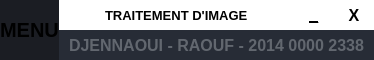
        <widget class="QFrame" name="frame_top">
         <property name="maximumSize">
          <size>
           <width>16777215</width>
           <height>60</height>
          </size>
         </property>
         <property name="styleSheet">
          <string notr="true">background-color: transparent;</string>
         </property>
         <property name="frameShape">
          <enum>QFrame::NoFrame</enum>
         </property>
         <property name="frameShadow">
          <enum>QFrame::Raised</enum>
         </property>
         <layout class="QHBoxLayout" name="horizontalLayout_3">
          <property name="spacing">
           <number>0</number>
          </property>
          <property name="leftMargin">
           <number>0</number>
          </property>
          <property name="topMargin">
           <number>0</number>
          </property>
          <property name="rightMargin">
           <number>0</number>
          </property>
          <property name="bottomMargin">
           <number>0</number>
          </property>
          <item>
           <widget class="QFrame" name="frame_toggle">
            <property name="maximumSize">
             <size>
              <width>70</width>
              <height>16777215</height>
             </size>
            </property>
            <property name="styleSheet">
             <string notr="true">background-color: rgb(27, 29, 35);</string>
            </property>
            <property name="frameShape">
             <enum>QFrame::NoFrame</enum>
            </property>
            <property name="frameShadow">
             <enum>QFrame::Raised</enum>
            </property>
            <layout class="QVBoxLayout" name="verticalLayout_3">
             <property name="spacing">
              <number>0</number>
             </property>
             <property name="leftMargin">
              <number>0</number>
             </property>
             <property name="topMargin">
              <number>0</number>
             </property>
             <property name="rightMargin">
              <number>0</number>
             </property>
             <property name="bottomMargin">
              <number>0</number>
             </property>
             <item>
              <widget class="QLabel" name="label">
               <property name="font">
                <font>
                 <pointsize>15</pointsize>
                 <weight>75</weight>
                 <bold>true</bold>
                </font>
               </property>
               <property name="text">
                <string>MENU</string>
               </property>
               <property name="alignment">
                <set>Qt::AlignCenter</set>
               </property>
              </widget>
             </item>
            </layout>
           </widget>
          </item>
          <item>
           <widget class="QFrame" name="frame_top_right">
            <property name="styleSheet">
             <string notr="true">background: transparent;</string>
            </property>
            <property name="frameShape">
             <enum>QFrame::NoFrame</enum>
            </property>
            <property name="frameShadow">
             <enum>QFrame::Raised</enum>
            </property>
            <layout class="QVBoxLayout" name="verticalLayout_2">
             <property name="spacing">
              <number>0</number>
             </property>
             <property name="leftMargin">
              <number>0</number>
             </property>
             <property name="topMargin">
              <number>0</number>
             </property>
             <property name="rightMargin">
              <number>0</number>
             </property>
             <property name="bottomMargin">
              <number>0</number>
             </property>
             <item>
              <widget class="QFrame" name="frame_top_btns">
               <property name="maximumSize">
                <size>
                 <width>16777215</width>
                 <height>30</height>
                </size>
               </property>
               <property name="styleSheet">
                <string notr="true">background-color: white;</string>
               </property>
               <property name="frameShape">
                <enum>QFrame::NoFrame</enum>
               </property>
               <property name="frameShadow">
                <enum>QFrame::Raised</enum>
               </property>
               <layout class="QHBoxLayout" name="horizontalLayout_4">
                <property name="spacing">
                 <number>0</number>
                </property>
                <property name="leftMargin">
                 <number>0</number>
                </property>
                <property name="topMargin">
                 <number>0</number>
                </property>
                <property name="rightMargin">
                 <number>0</number>
                </property>
                <property name="bottomMargin">
                 <number>0</number>
                </property>
                <item>
                 <widget class="QFrame" name="frame_label_top_btns">
                  <property name="frameShape">
                   <enum>QFrame::NoFrame</enum>
                  </property>
                  <property name="frameShadow">
                   <enum>QFrame::Raised</enum>
                  </property>
                  <layout class="QHBoxLayout" name="horizontalLayout_10">
                   <property name="spacing">
                    <number>0</number>
                   </property>
                   <property name="leftMargin">
                    <number>8</number>
                   </property>
                   <property name="topMargin">
                    <number>0</number>
                   </property>
                   <property name="rightMargin">
                    <number>10</number>
                   </property>
                   <property name="bottomMargin">
                    <number>0</number>
                   </property>
                   <item>
                    <widget class="QFrame" name="frame_icon_top_bar">
                     <property name="minimumSize">
                      <size>
                       <width>30</width>
                       <height>30</height>
                      </size>
                     </property>
                     <property name="maximumSize">
                      <size>
                       <width>30</width>
                       <height>30</height>
                      </size>
                     </property>
                     <property name="styleSheet">
                      <string notr="true">background: transparent;
image: url(:/root/icons/python.png);
background-position: center;
background-repeat: no-repeat;</string>
                     </property>
                     <property name="frameShape">
                      <enum>QFrame::StyledPanel</enum>
                     </property>
                     <property name="frameShadow">
                      <enum>QFrame::Raised</enum>
                     </property>
                    </widget>
                   </item>
                   <item>
                    <widget class="QLabel" name="label_title_bar_top">
                     <property name="font">
                      <font>
                       <family>Segoe UI</family>
                       <pointsize>10</pointsize>
                       <weight>75</weight>
                       <bold>true</bold>
                      </font>
                     </property>
                     <property name="styleSheet">
                      <string notr="true">background: transparent;
margin-left: 5px;
color : black;</string>
                     </property>
                     <property name="text">
                      <string>TRAITEMENT D'IMAGE</string>
                     </property>
                    </widget>
                   </item>
                  </layout>
                 </widget>
                </item>
                <item>
                 <widget class="QFrame" name="frame_btns_right">
                  <property name="maximumSize">
                   <size>
                    <width>80</width>
                    <height>16777215</height>
                   </size>
                  </property>
                  <property name="frameShape">
                   <enum>QFrame::NoFrame</enum>
                  </property>
                  <property name="frameShadow">
                   <enum>QFrame::Raised</enum>
                  </property>
                  <layout class="QHBoxLayout" name="horizontalLayout_5">
                   <property name="spacing">
                    <number>0</number>
                   </property>
                   <property name="leftMargin">
                    <number>0</number>
                   </property>
                   <property name="topMargin">
                    <number>0</number>
                   </property>
                   <property name="rightMargin">
                    <number>0</number>
                   </property>
                   <property name="bottomMargin">
                    <number>0</number>
                   </property>
                   <item>
                    <widget class="QPushButton" name="btn_minimize">
                     <property name="sizePolicy">
                      <sizepolicy hsizetype="Minimum" vsizetype="Expanding">
                       <horstretch>0</horstretch>
                       <verstretch>0</verstretch>
                      </sizepolicy>
                     </property>
                     <property name="maximumSize">
                      <size>
                       <width>40</width>
                       <height>16777215</height>
                      </size>
                     </property>
                     <property name="font">
                      <font>
                       <pointsize>12</pointsize>
                       <weight>75</weight>
                       <bold>true</bold>
                       <underline>true</underline>
                      </font>
                     </property>
                     <property name="toolTip">
                      <string/>
                     </property>
                     <property name="styleSheet">
                      <string notr="true">QPushButton {	
	border: none;
color:black;
	background-color: transparent;
}
QPushButton:hover {
	background-color: green
}
QPushButton:pressed {	
	background-color: green
}</string>
                     </property>
                     <property name="text">
                      <string>_</string>
                     </property>
                    </widget>
                   </item>
                   <item>
                    <widget class="QPushButton" name="btn_close">
                     <property name="sizePolicy">
                      <sizepolicy hsizetype="Minimum" vsizetype="Expanding">
                       <horstretch>0</horstretch>
                       <verstretch>0</verstretch>
                      </sizepolicy>
                     </property>
                     <property name="maximumSize">
                      <size>
                       <width>40</width>
                       <height>16777215</height>
                      </size>
                     </property>
                     <property name="font">
                      <font>
                       <pointsize>12</pointsize>
                       <weight>75</weight>
                       <bold>true</bold>
                      </font>
                     </property>
                     <property name="toolTip">
                      <string/>
                     </property>
                     <property name="styleSheet">
                      <string notr="true">QPushButton {	
	border: none;
	background-color: transparent;
	color :black
}
QPushButton:hover {
	background-color: red;
}
QPushButton:pressed {	
	background-color: red;
}</string>
                     </property>
                     <property name="text">
                      <string>X</string>
                     </property>
                    </widget>
                   </item>
                  </layout>
                 </widget>
                </item>
               </layout>
              </widget>
             </item>
             <item>
              <widget class="QFrame" name="frame_top_info">
               <property name="styleSheet">
                <string notr="true">background-color: rgb(39, 44, 54);</string>
               </property>
               <property name="frameShape">
                <enum>QFrame::NoFrame</enum>
               </property>
               <property name="frameShadow">
                <enum>QFrame::Raised</enum>
               </property>
               <layout class="QHBoxLayout" name="horizontalLayout_8">
                <property name="spacing">
                 <number>0</number>
                </property>
                <property name="leftMargin">
                 <number>10</number>
                </property>
                <property name="topMargin">
                 <number>0</number>
                </property>
                <property name="rightMargin">
                 <number>10</number>
                </property>
                <property name="bottomMargin">
                 <number>0</number>
                </property>
                <item>
                 <widget class="QLabel" name="label_top_info_1">
                  <property name="font">
                   <font>
                    <pointsize>12</pointsize>
                    <weight>75</weight>
                    <bold>true</bold>
                   </font>
                  </property>
                  <property name="styleSheet">
                   <string notr="true">color: rgb(98, 103, 111);</string>
                  </property>
                  <property name="text">
                   <string>DJENNAOUI - RAOUF - 2014 0000 2338</string>
                  </property>
                 </widget>
                </item>
               </layout>
              </widget>
             </item>
            </layout>
           </widget>
          </item>
         </layout>
        </widget>
